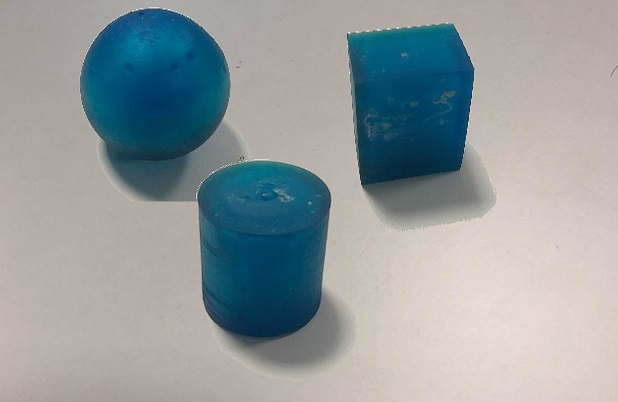
#> input picture Object detection/All_ob.jpg, 618 x 402 px, given in place of the camera
$ python origin_blackObjectDetection.py
#> lines starting #> are read from the running program, lines starting #| are printed output that depends on the picture; after the words box and inside, x2 and y2 are one past the last pixel; in counts of white or black regions, pixels touching at a corner belong together
import cv2
import numpy as np

cap = cv2.VideoCapture(0)
while True:
    _, image = cap.read()
#> image is the input picture: shape (402, 618, 3); mean B, G, R 157.1, 155.5, 146.8

    gray = cv2.cvtColor(image, cv2.COLOR_BGR2GRAY)
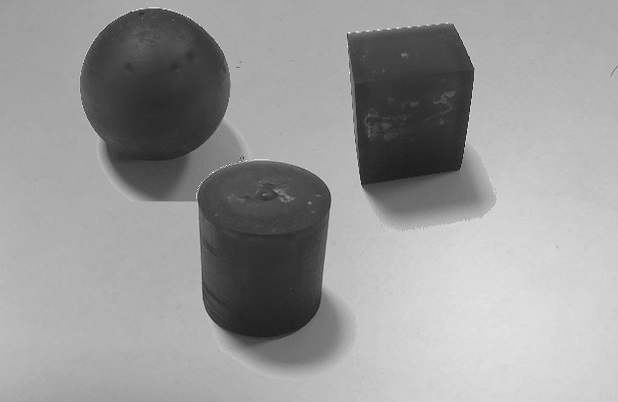
#> gray: shape (402, 618); min 14, max 254, mean 153
    gray = 255 - gray
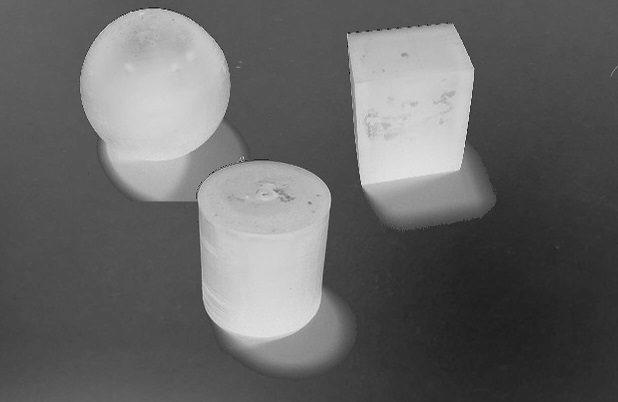
#> gray: shape (402, 618); min 1, max 241, mean 102
    ret, thresh = cv2.threshold(gray, 225, 255, cv2.THRESH_BINARY_INV)
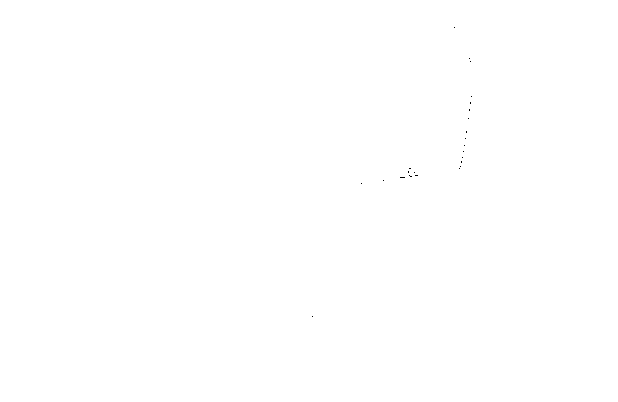
#> thresh: shape (402, 618); 100% white; black in thin lines or dots, all inside (x1, y1, x2, y2) = (312, 27, 472, 317)
    contours, hierarchy = cv2.findContours(thresh, cv2.RETR_TREE, cv2.CHAIN_APPROX_SIMPLE)
#> contours = 26 contours, 25 with area under 20; largest, box (x1, y1, x2, y2) and area: (0, 0, 618, 402) 247417
    if len(contours) >= 300:        # Change 150 to 300 when demo (i will explain this at school)
        image = cv2.drawContours(image, contours, -1, (0, 0, 255), 3)
        print("black!!!")
    cv2.imshow('frame', image)
    if cv2.waitKey(1) == ord("q"):
#> (key q is pressed here)
        break

cap.release()
cv2.destroyAllWindows()

$ run again, on Object detection/Cube.jpg
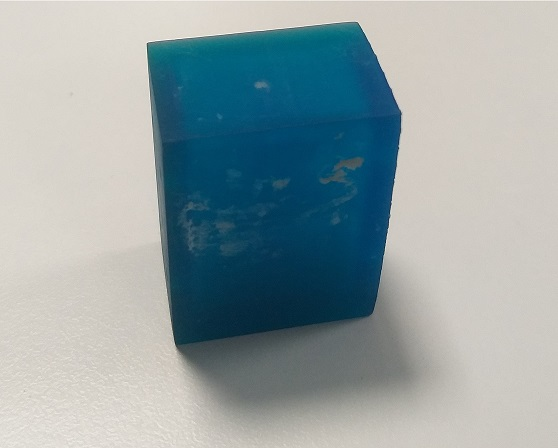
#> input picture Object detection/Cube.jpg, 558 x 448 px, given in place of the camera
#> image is the input picture: shape (448, 558, 3); mean B, G, R 164.2, 162.1, 147.4
#> `gray = cv2.cvtColor(image, cv2.COLOR_BGR2GRAY)`:
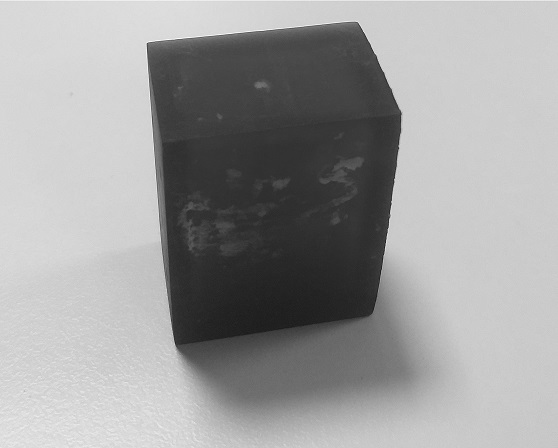
#> gray: shape (448, 558); min 25, max 254, mean 157.9
#> `gray = 255 - gray`:
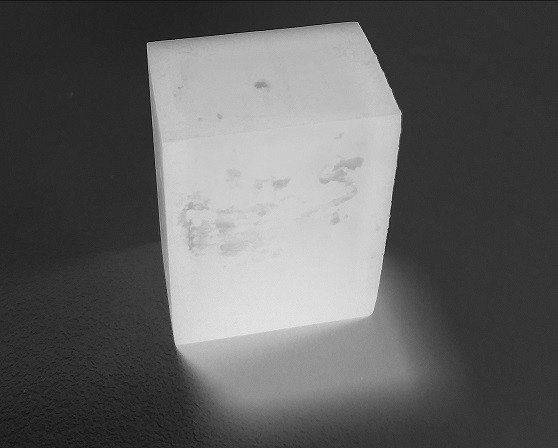
#> gray: shape (448, 558); min 1, max 230, mean 97.1
#> thresh: shape (448, 558); 100% white; black in thin lines or dots, all inside (x1, y1, x2, y2) = (235, 242, 386, 335)
#> contours = 41 contours, 40 with area under 20; largest, box (x1, y1, x2, y2) and area: (0, 0, 558, 448) 248979

$ run again, on Object detection/Cylinder.jpg
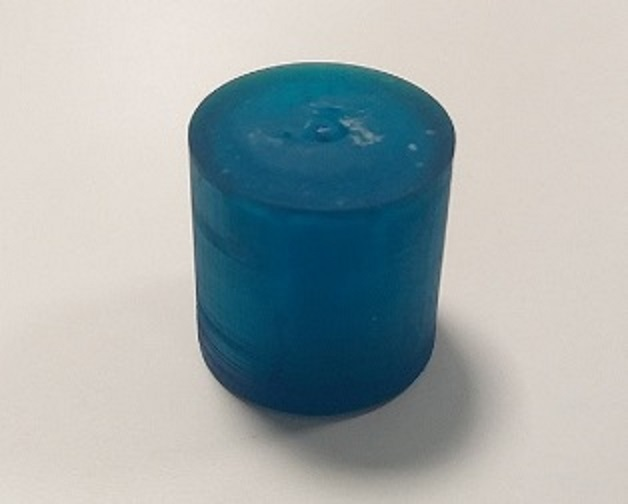
#> input picture Object detection/Cylinder.jpg, 628 x 504 px, given in place of the camera
#> image is the input picture: shape (504, 628, 3); mean B, G, R 172.7, 171.9, 162.1
#> `gray = cv2.cvtColor(image, cv2.COLOR_BGR2GRAY)`:
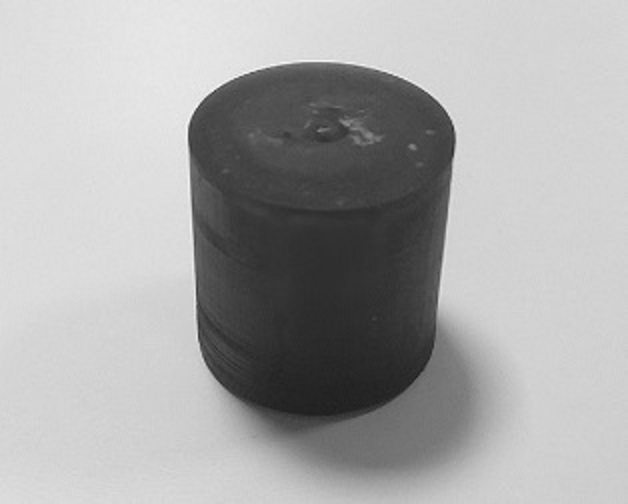
#> gray: shape (504, 628); min 28, max 251, mean 169
#> `gray = 255 - gray`:
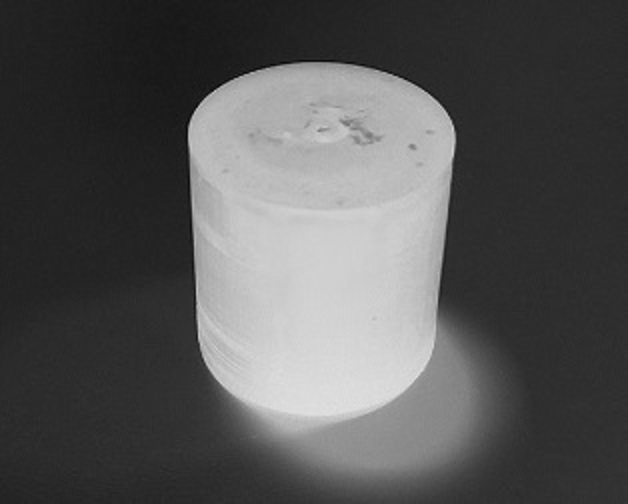
#> gray: shape (504, 628); min 4, max 227, mean 86
#> thresh: shape (504, 628); 100% white; black in thin lines or dots, all inside (x1, y1, x2, y2) = (416, 376, 417, 377)
#> contours = 2 contours, 1 with area under 20; largest, box (x1, y1, x2, y2) and area: (0, 0, 628, 504) 315381
